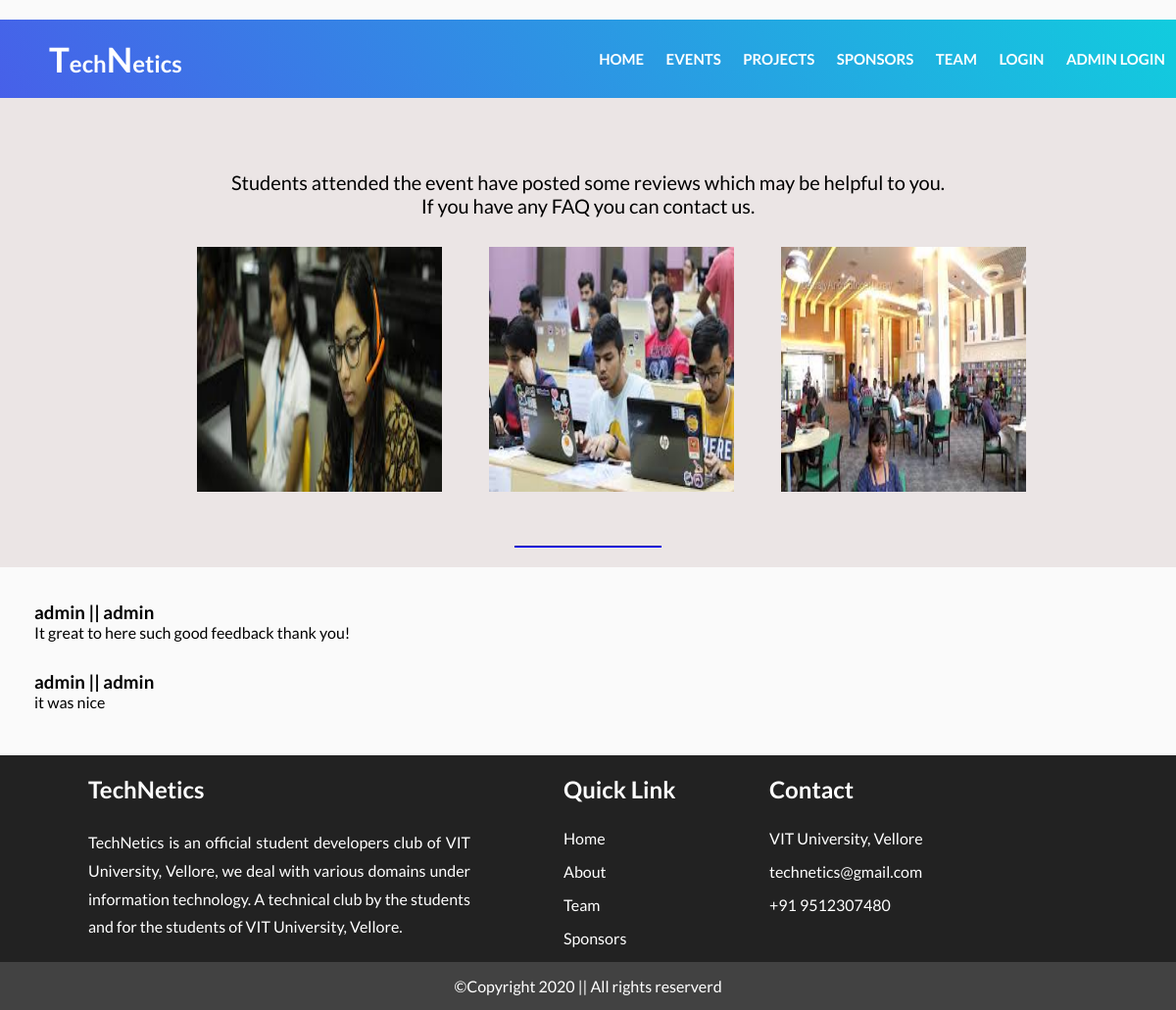
/review.php, run on the app's committed database.
### tables this page shows
CREATE TABLE `reviews` (
  `id` int(10) NOT NULL,
  `regno` varchar(9) NOT NULL,
  `name` varchar(25) NOT NULL,
  `email` varchar(30) NOT NULL,
  `event` varchar(15) NOT NULL,
  `content` varchar(500) NOT NULL
);

### review.php (the view, shortened to what this page needs)
<?php
include('includes/server.php');
include('includes/header.php');
$event = "";
?>
<!DOCTYPE html>
<html>
<head>
    <link rel="stylesheet" type="text/css" href="css/style.css" />
</head>
<body>
    <section>
        <div id="event1">
            <h2><?php echo $event; ?></h2>
            <div class="content">
                <p>Students attended the event have posted some reviews
                    which may be helpful to you.<br>
                    If you have any FAQ you can contact us.
                </p>
            </div>
            <div class="gall">
                <div class="imag">
                    <img src="images/events/event1(1).jpg">
                </div>
                <div class="imag">
                    <img src="images/events/event1(2).jpg">
                </div>
                <div class="imag">
                    <img src="images/events/event1(3).jpg">
                </div>
            </div>
            <hr>
        </div>
    </section>
    <section>
        <div class="revmain">
            <?php
            $sql = "SELECT * FROM reviews WHERE event='$event' or event='reply' ORDER BY id";
            $result = mysqli_query($con, $sql);
            if (mysqli_num_rows($result) > 0) {
                while ($row = mysqli_fetch_array($result)) {
                    $name = $row['name'];
                    $regno = $row['regno'];
                    $cont = $row['content'];
            ?>
                    <div class="rev">
                        <h3><?php echo $name; ?> || <?php echo $regno ?></h3>
                        <p class=".cont"><?php echo $cont; ?> </p>
                    </div>
            <?php
                }
            } else {
                echo "<h3>No Reviews yet!!</h3>";
            }
            ?>
        </div>
    </section>
    <?php include("includes/footer.php"); ?>
</body>
</html>

### css/style.css (style rules this page uses)
:root { --domains-min-width: 18em; --project-min-width: 20rem; --dom-mob-width: 21rem; --sponsors-min-width: 20rem; }
* { margin: 0px; padding: 0px; box-sizing: border-box; font-family: "lato"; }
body { margin: 0px; padding: 0px; background-color: #fafafa; color: black; font-family: "lato"; }
section { display: flex; }
h2 { padding-top: 20px; padding-bottom: 5px; color: white; text-align: center; line-height: 30px; }
hr { height: 2px; border-color: blue; background-color: blue; text-align: center; margin-top: 20px; margin-bottom: 20px; margin-left: auto; margin-right: auto; width: 150px; }
html { scroll-behavior: smooth; }
#event1 { margin-top: 7%; width: 100%; background-color: #ebe5e5; }
#event1 h2 { text-align: center; font-weight: 700; padding-top: 2em; padding-bottom: 1em; font-size: 30px; color: black; }
#event1 .content p { color: black; margin-left: 5%; margin-right: 5%; font-size: 20px; text-align: center; padding-bottom: 1.5em; }
.gall { display: flex; justify-content: center; }
.imag img { width: 250px; height: 250px; margin-left: 3em; margin-bottom: 2em; }

### review.php (style rules this page uses)
.revmain { width: 100%; padding: 25px; background-color: #fafafa; display: block; justify-content: space-between; }
.revmain .rev { padding: 10px; border: 0.5px #ccc; margin-bottom: 10px; border-radius: 25px; }

### data on the page
reviews: name "admin", regno "admin", content "It great to here such good feedback thank you!"
reviews: name "admin", regno "admin", content "it was nice"
